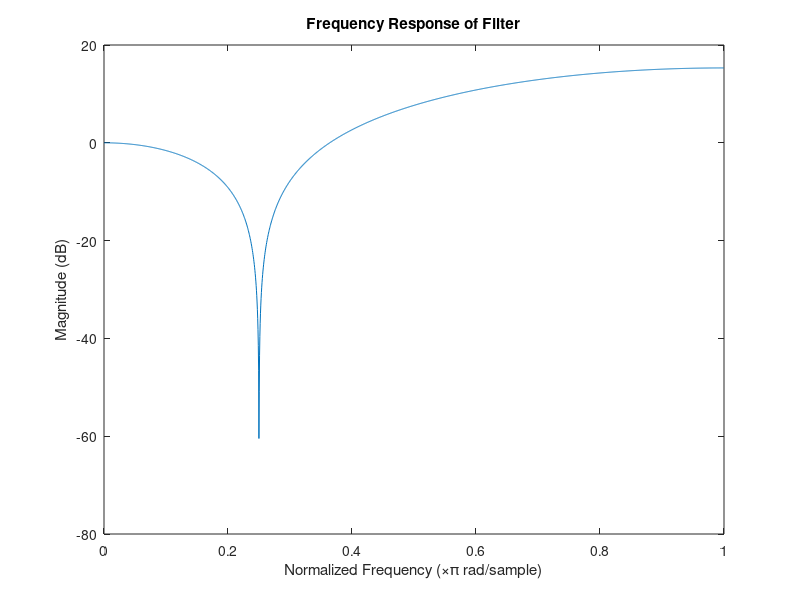

Write the MATLAB code that produced this figure.
w0 = pi/4;

%H = b0*(1-exp(1i*w0)*z^-1)*(1-exp(-1i*w0)*z^-1));
%H(1) = 1
b0 = 1/(4*(sin(w0/2))^2);

b1 = [1 -exp(1i*w0)];
b2 = [1 -exp(-1i*w0)];
b = b0*conv(b1, b2);

a = 1;

[h, w] = freqz(b, a, 2001);

figure()
plot(w/pi, 20*log10(abs(h)))
title("Frequency Response of Filter")
ylabel("Magnitude (dB)")
xlabel('Normalized Frequency (\times\pi rad/sample)')
ylim = [-100 20];
